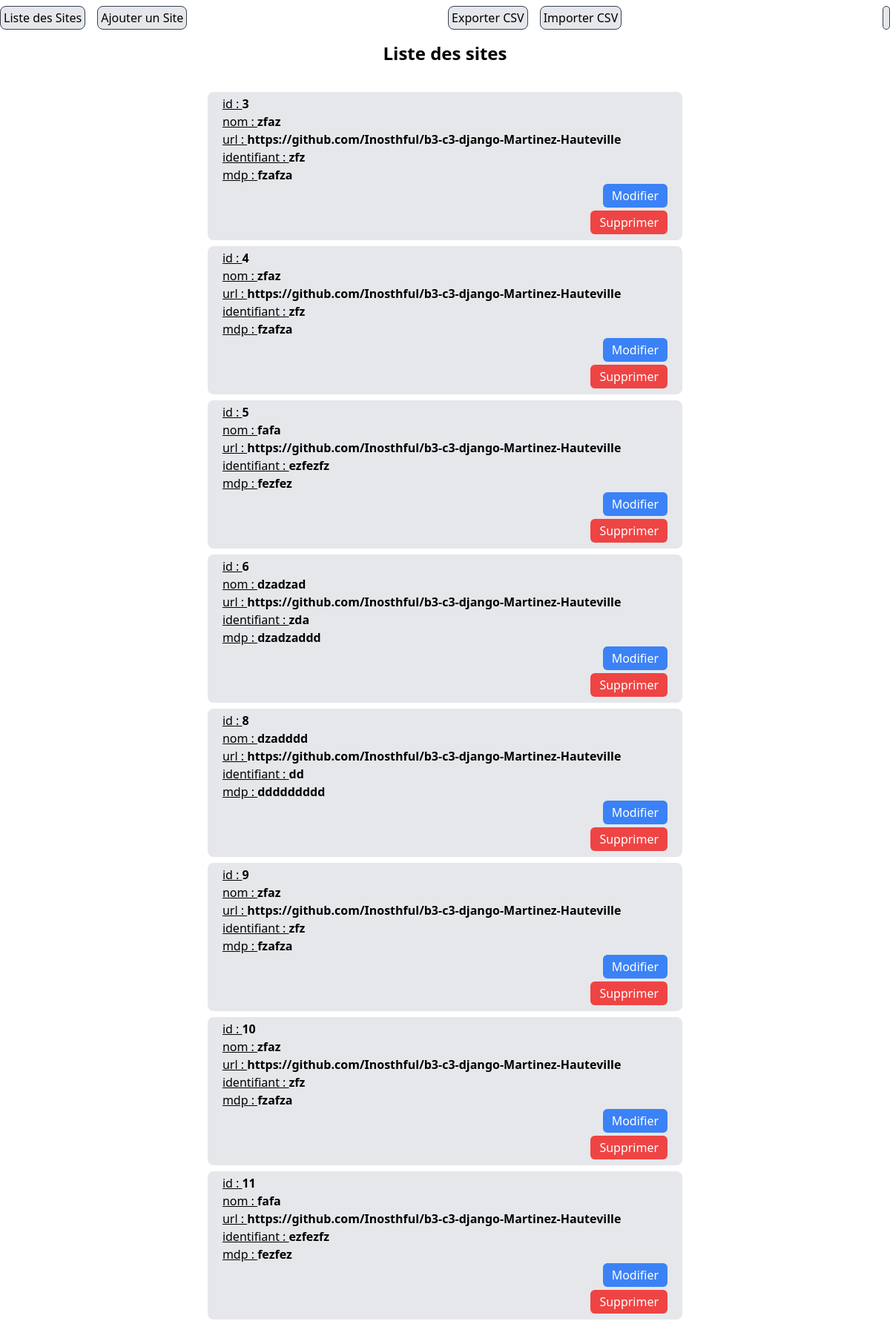
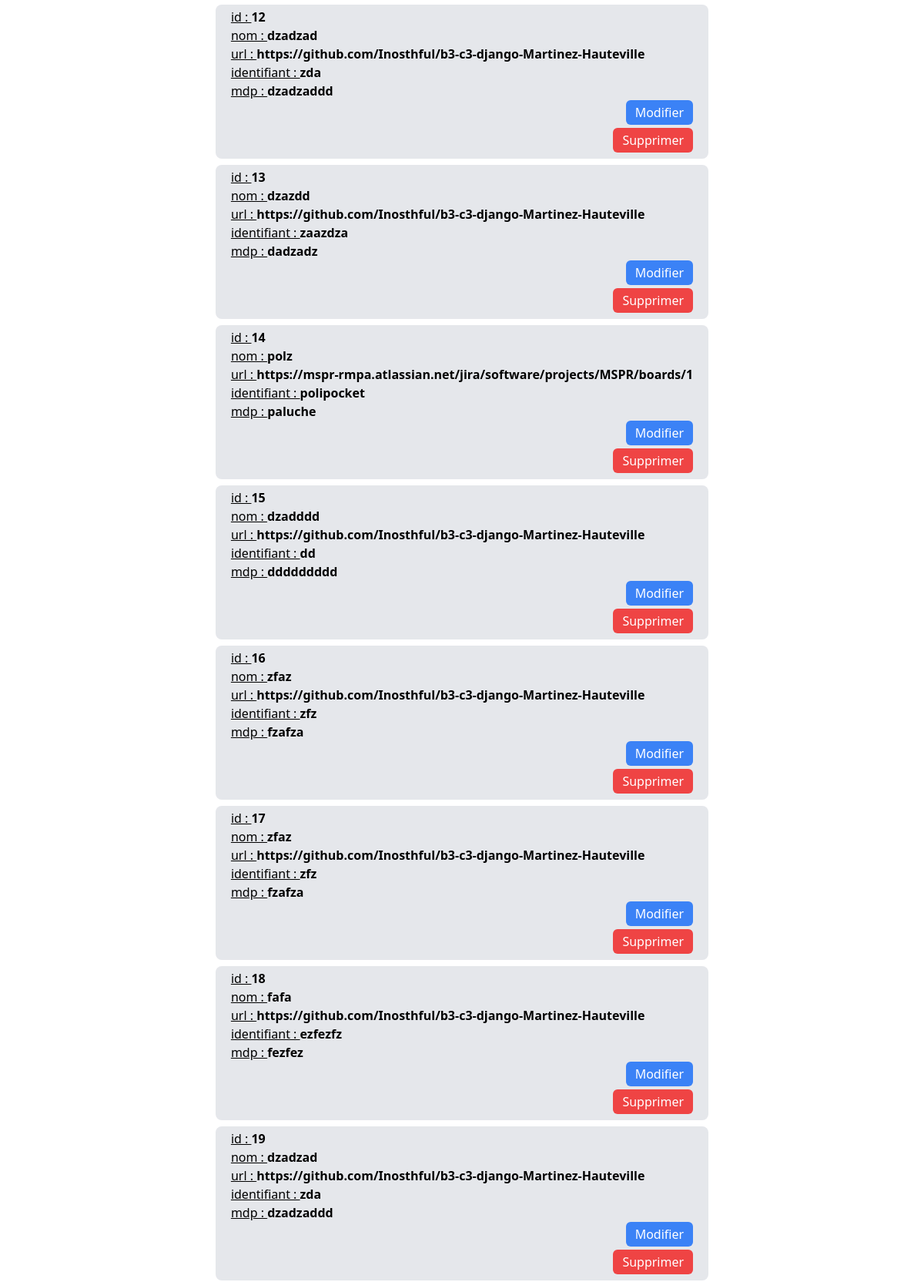
The page / (upper part) on the database its author committed (2 pictures, top to bottom).
### appssword/models.py (models this page shows, shortened)
class Site(models.Model):
    id = models.AutoField(primary_key=True)
    nom = models.CharField(max_length=100)
    url = models.URLField(max_length=200)
    identifiant = models.CharField(max_length=50)
    mot_de_passe = models.CharField(max_length=50)

### appssword/views.py (the view)
# urls.py: path('', list_sites, name='list_sites'),  # URL racine de l'application
def list_sites(request):
    sites = Site.objects.all()
    return render(request, 'sites/list_sites.html', {'sites': sites})

### appssword/templates/sites/list_sites.html
{% extends 'base.html' %}
{% block content %}
<div class="maincontent flex items-center justify-center flex-col bg-white ">
  <div><h2 class="pb-4 pt-4 text-2xl font-semibold ">Liste des sites</h2></div>
  <div class="flex justify-center items-center pt-3">
  <ul>
    {% for site in sites %}
      <li class="bg-gray-200 test-dark py-1 my-2 p-5 rounded-lg flex flex-col"><div>  <span class="underline">id : </span> <span class="font-semibold">{{site.id}} </span> </div>
           <div> <span class="underline">nom : </span> <span class="font-semibold">{{ site.nom }} </span> </div>
         <div> <span class="underline">url : </span> <span class="font-semibold">{{ site.url }} </span> </div>
         <div> <span class="underline">identifiant : </span> <span class="font-semibold">{{ site.identifiant }} </span></div>
        <div> <span class="underline">mdp : </span> <span class="font-semibold">{{ site.mot_de_passe }} </span> </div>
        <div> <a href="{% url 'change_site' site.id %}" class="flex justify-end items-end">
        <button class="bg-blue-500 text-white px-3 py-1 rounded-md hover:bg-blue-700">Modifier</button>
    </a></div>
    <div>
    <a href="{% url 'suppress_site' site.id %}" class="flex justify-end items-end my-1">
        <button class="bg-red-500 text-white px-3 py-1 rounded-md hover:bg-red-600">Supprimer</button>
    </a></div></li>
    {% endfor %}
  </ul>
</div>
</div>
{% endblock %}

### rows shown on the page
Site: id "3", nom "zfaz", url "https://github.com/Inosthful/b3-c3-django-Martinez-Hauteville", identifiant "zfz", mot_de_passe "fzafza"
Site: id "4", nom "zfaz", url "https://github.com/Inosthful/b3-c3-django-Martinez-Hauteville", identifiant "zfz", mot_de_passe "fzafza"
Site: id "5", nom "fafa", url "https://github.com/Inosthful/b3-c3-django-Martinez-Hauteville", identifiant "ezfezfz", mot_de_passe "fezfez"
Site: id "6", nom "dzadzad", url "https://github.com/Inosthful/b3-c3-django-Martinez-Hauteville", identifiant "zda", mot_de_passe "dzadzaddd"
Site: id "8", nom "dzadddd", url "https://github.com/Inosthful/b3-c3-django-Martinez-Hauteville", identifiant "dd", mot_de_passe "ddddddddd"
Site: id "9", nom "zfaz", url "https://github.com/Inosthful/b3-c3-django-Martinez-Hauteville", identifiant "zfz", mot_de_passe "fzafza"
Site: id "10", nom "zfaz", url "https://github.com/Inosthful/b3-c3-django-Martinez-Hauteville", identifiant "zfz", mot_de_passe "fzafza"
Site: id "11", nom "fafa", url "https://github.com/Inosthful/b3-c3-django-Martinez-Hauteville", identifiant "ezfezfz", mot_de_passe "fezfez"
Site: id "12", nom "dzadzad", url "https://github.com/Inosthful/b3-c3-django-Martinez-Hauteville", identifiant "zda", mot_de_passe "dzadzaddd"
Site: id "13", nom "dzazdd", url "https://github.com/Inosthful/b3-c3-django-Martinez-Hauteville", identifiant "zaazdza", mot_de_passe "dadzadz"
Site: id "14", nom "polz", url "https://mspr-rmpa.atlassian.net/jira/software/projects/MSPR/boards/1", identifiant "polipocket", mot_de_passe "paluche"
Site: id "15", nom "dzadddd", url "https://github.com/Inosthful/b3-c3-django-Martinez-Hauteville", identifiant "dd", mot_de_passe "ddddddddd"
Site: id "16", nom "zfaz", url "https://github.com/Inosthful/b3-c3-django-Martinez-Hauteville", identifiant "zfz", mot_de_passe "fzafza"
Site: id "17", nom "zfaz", url "https://github.com/Inosthful/b3-c3-django-Martinez-Hauteville", identifiant "zfz", mot_de_passe "fzafza"
Site: id "18", nom "fafa", url "https://github.com/Inosthful/b3-c3-django-Martinez-Hauteville", identifiant "ezfezfz", mot_de_passe "fezfez"
Site: id "19", nom "dzadzad", url "https://github.com/Inosthful/b3-c3-django-Martinez-Hauteville", identifiant "zda", mot_de_passe "dzadzaddd"
